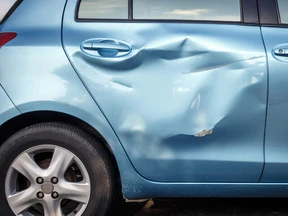
#> input picture uploads/cd2.webp, 288 x 216 px
$ python -i image_processing.py   (imports and definitions only)
#> lines starting #> are read from the running program, lines starting #| are printed output that depends on the picture; after the words box and inside, x2 and y2 are one past the last pixel; in counts of white or black regions, pixels touching at a corner belong together
#> further down, picture is the input picture: shape (216, 288, 3); mean B, G, R 152.2, 136.7, 110.9
import cv2
import numpy as np

def preprocess_image(image):
    image = cv2.resize(image, (224, 224))
    image = image / 255.0
    return image

def detect_damage(image):
    # This is a placeholder. In a real-world scenario, you'd use a trained ML model here.
    # For demonstration, let's use a simple edge detection to estimate damage.
    gray = cv2.cvtColor(image, cv2.COLOR_BGR2GRAY)
    edges = cv2.Canny(gray, 100, 200)
    damage_ratio = np.sum(edges > 0) / (image.shape[0] * image.shape[1])
    return min(damage_ratio * 5, 1.0)  # Scale up the ratio, but cap at 1.0

def analyze_damage(image):
    gray = cv2.cvtColor(image, cv2.COLOR_BGR2GRAY)
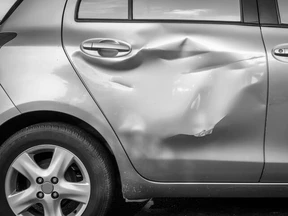
#> gray: shape (216, 288); min 0, max 253, mean 130.8
    edges = cv2.Canny(gray, 100, 200)
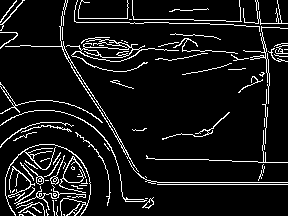
#> edges: shape (216, 288); 8.7% white in thin lines or dots
    contours, _ = cv2.findContours(edges, cv2.RETR_EXTERNAL, cv2.CHAIN_APPROX_SIMPLE)
#> contours = 84 contours, 67 with area under 20; largest, box (x1, y1, x2, y2) and area: (66, 37, 179, 72) 685, (5, 11, 139, 172) 316, (5, 144, 91, 216) 96, (0, 110, 147, 202) 82, (243, 26, 288, 104) 70
    damage_area = sum([cv2.contourArea(contour) for contour in contours])
#> damage_area = 1853.5
    return damage_area

>>> import cv2
>>> picture = cv2.imread('../uploads/cd2.webp')
>>> result = analyze_damage(picture)
#> result = 1853.5

$ run again, on uploads/cd3.webp
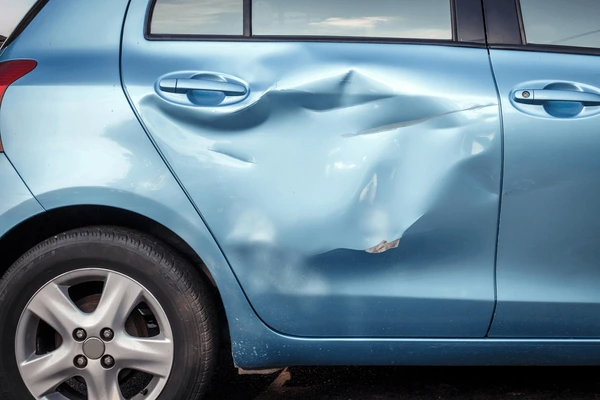
#> input picture uploads/cd3.webp, 600 x 400 px
#> picture is the input picture: shape (400, 600, 3); mean B, G, R 149.6, 133.7, 107.3
#> in analyze_damage, `gray = cv2.cvtColor(image, cv2.COLOR_BGR2GRAY)`:
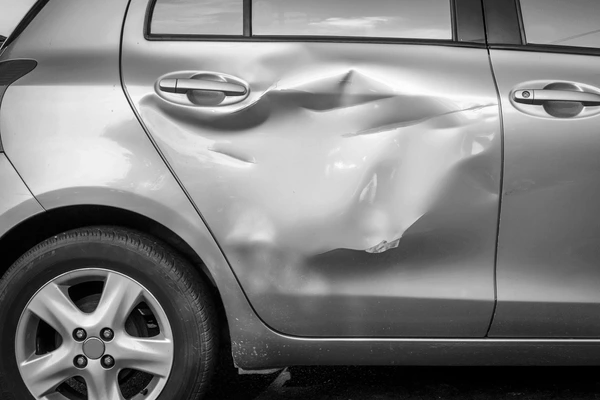
#> gray: shape (400, 600); min 0, max 255, mean 127.6
#> in analyze_damage, `edges = cv2.Canny(gray, 100, 200)`:
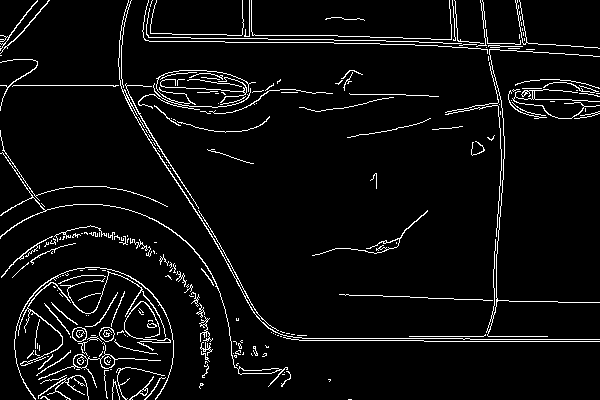
#> edges: shape (400, 600); 5.3% white in thin lines or dots
#> contours = 233 contours, 207 with area under 20; largest, box (x1, y1, x2, y2) and area: (38, 342, 161, 388) 330, (0, 152, 288, 387) 276, (118, 0, 600, 340) 204, (72, 327, 87, 342) 164, (99, 327, 115, 342) 162
#> damage_area = 2640
